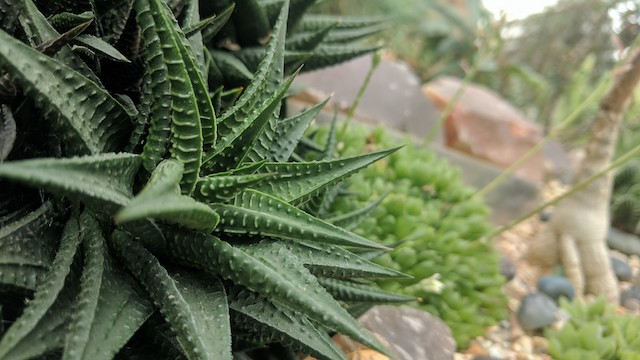
#> input picture data.jpg, 640 x 360 px
$ python image_viwer.py
#> lines starting #> are read from the running program, lines starting #| are printed output that depends on the picture; after the words box and inside, x2 and y2 are one past the last pixel; in counts of white or black regions, pixels touching at a corner belong together
### convolution.py
import numpy as np

def convo(image, kernel):

    # Flip the kernel
    kernel = np.flipud(np.fliplr(kernel))

    # finding the kernel size that will be used to create padding of image
    kernel_size = kernel.shape[1]

    # create padding size by kernel - 1 for fill the kernel to image
    # and prevent exceeded array once we get martix data
    padding = kernel_size - 1

    # get edge of image that is not a padding we were filled
    edge_image = padding - 1

    # create output array size like orignal image
    # every index were filled with zero
    # output use to get value after we multiply data
    # once process is completed, we will get a new image
    output = np.zeros_like(image)

    # create the new array use to get pixel value for multiply with kernel
    # add padding to every 4 sides of image
    image_with_padding = np.zeros((image.shape[0] + padding, image.shape[1] + padding))

    # this use to copy image data (pixel color as number in array)
    # into the empty array that we've just created
    # to prevent error we must find edge that is not a padding we were filled
    # you can use other method to copy image as you wanted
    # copying image for prevent overriding the original image that will drity
    image_with_padding[edge_image:-1, edge_image:-1] = image

    # started to multiply kernel to image
    for x in range(image.shape[1]):     # Loop over every pixel of the image
        for y in range(image.shape[0]):

            # the idea behind this line is to reduce the loop time
            # because we retrieve the pixel size equal the kernel size
            # instead of adding the 2 loop for kernel loop inside image loop
            # let see example below the result of each loop
            # [0,0,0
            #  0,0,0
            #  0,0,0]
            # once you use numpy we can multiple matrix directly and then get sum value
            # put back to the image position. very easy
            output[y,x]=(kernel*image_with_padding[y:y+kernel_size,x:x+kernel_size]).sum()
    return output

### image_viwer.py
from skimage import io, color
import numpy as np
import matplotlib.pyplot as plt
from skimage import exposure
from skimage.filters import threshold_otsu

from convolution import convo as convolve

img = io.imread('data.jpg')    # Load the image
#> img is the input picture: shape (360, 640, 3); mean R, G, B 106.7, 115.8, 87.3
img = color.rgb2gray(img)
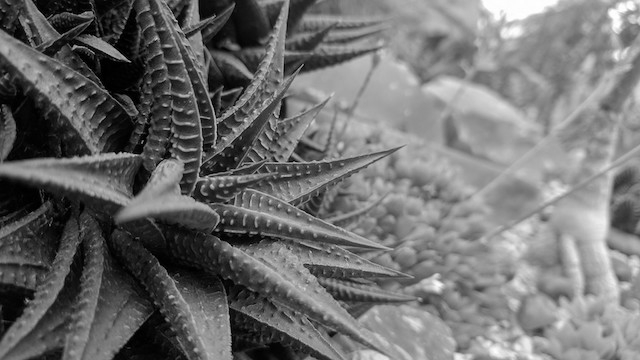
#> img: shape (360, 640) float64; min 0, max 1, mean 0.438

kernel = np.array([[-1,-1,-1], [-1,8,-1], [-1,-1,-1]])
thresh = threshold_otsu(img)
#> thresh = 0.385
binary = img > thresh
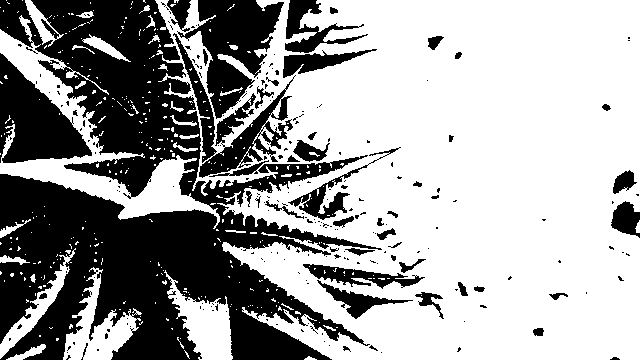
#> binary: shape (360, 640) bool; 62.8% white; 241 black regions (194 under 20 px), largest, box (x1, y1, x2, y2) and area: (0, 0, 382, 360) 59475, (177, 0, 284, 119) 5822, (0, 53, 92, 163) 5443
edges = convolve(binary,kernel)
#> in convo, `image_with_padding[edge_image:-1, edge_image:-1] = image`:
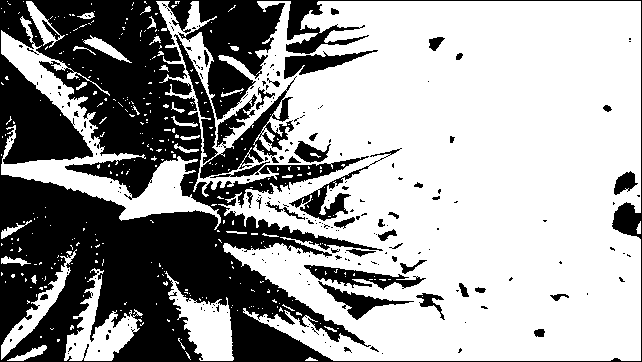
#> image_with_padding: shape (362, 642) float64; values 0 (black) and 1 (white), 62.3% white; 233 black regions (193 under 20 px), largest, box (x1, y1, x2, y2) and area: (0, 0, 642, 362) 75472, (174, 34, 297, 179) 4194, (304, 265, 426, 290) 1189
#> after the loop in convo, `for x in range(image.shape[1]):`:
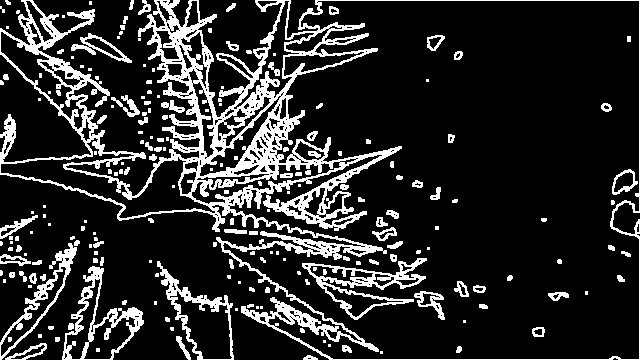
#> output: shape (360, 640) bool; 17% white; 206 white regions (100 under 20 px), largest, box (x1, y1, x2, y2) and area: (0, 0, 640, 360) 25877, (302, 258, 427, 320) 1826, (62, 266, 144, 360) 1693

plt.imshow(edges, cmap=plt.cm.gray)
plt.axis('off')
plt.show()
